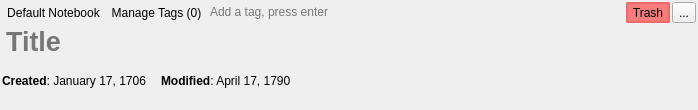
<?xml version="1.0" encoding="UTF-8"?>
<ui version="4.0">
 <class>EscribaAddonsWidget</class>
 <widget class="QWidget" name="EscribaAddonsWidget">
  <property name="geometry">
   <rect>
    <x>0</x>
    <y>0</y>
    <width>698</width>
    <height>110</height>
   </rect>
  </property>
  <property name="windowTitle">
   <string>Form</string>
  </property>
  <layout class="QVBoxLayout" name="verticalLayout">
   <property name="spacing">
    <number>2</number>
   </property>
   <property name="leftMargin">
    <number>2</number>
   </property>
   <property name="topMargin">
    <number>2</number>
   </property>
   <property name="rightMargin">
    <number>2</number>
   </property>
   <property name="bottomMargin">
    <number>2</number>
   </property>
   <item>
    <layout class="QHBoxLayout" name="horizontalLayout">
     <item>
      <widget class="QToolButton" name="f_noteNotebook">
       <property name="styleSheet">
        <string notr="true">QToolButton {
	border: 0;
}
QToolButton:hover {
	background: #ccc;
}</string>
       </property>
       <property name="text">
        <string>Default Notebook</string>
       </property>
      </widget>
     </item>
     <item>
      <widget class="QToolButton" name="f_noteTagsViewer">
       <property name="styleSheet">
        <string notr="true">QToolButton {
	border: 0;
}
QToolButton:hover {
	background: #ccc;
}</string>
       </property>
       <property name="text">
        <string>Manage Tags (0)</string>
       </property>
      </widget>
     </item>
     <item>
      <widget class="QLineEdit" name="f_noteTagsInput">
       <property name="styleSheet">
        <string notr="true">background: palette(Window);
border: 0;</string>
       </property>
       <property name="placeholderText">
        <string>Add a tag, press enter</string>
       </property>
      </widget>
     </item>
     <item>
      <widget class="QToolButton" name="f_noteTrash">
       <property name="styleSheet">
        <string notr="true">QToolButton {
	background: #f97c7c;
	border: 2px solid #ee6969;
	border-radius: 2px;
}

QToolButton:hover {
	background: #ee6969;
}</string>
       </property>
       <property name="text">
        <string>Trash</string>
       </property>
       <property name="icon">
        <iconset theme="trash-empty2">
         <normaloff>.</normaloff>.</iconset>
       </property>
      </widget>
     </item>
     <item>
      <widget class="QToolButton" name="f_noteMore">
       <property name="text">
        <string>...</string>
       </property>
      </widget>
     </item>
    </layout>
   </item>
   <item>
    <widget class="QLineEdit" name="f_noteTitle">
     <property name="font">
      <font>
       <pointsize>20</pointsize>
       <weight>75</weight>
       <bold>true</bold>
      </font>
     </property>
     <property name="styleSheet">
      <string notr="true">border: 0;
padding: 0;
background: palette(Window);
padding: 0 2px;</string>
     </property>
     <property name="placeholderText">
      <string>Title</string>
     </property>
    </widget>
   </item>
   <item>
    <layout class="QGridLayout" name="gridLayout">
     <property name="sizeConstraint">
      <enum>QLayout::SetDefaultConstraint</enum>
     </property>
     <property name="bottomMargin">
      <number>5</number>
     </property>
     <property name="horizontalSpacing">
      <number>15</number>
     </property>
     <item row="0" column="0">
      <widget class="QLabel" name="f_noteDateCreated">
       <property name="sizePolicy">
        <sizepolicy hsizetype="Fixed" vsizetype="Preferred">
         <horstretch>0</horstretch>
         <verstretch>0</verstretch>
        </sizepolicy>
       </property>
       <property name="maximumSize">
        <size>
         <width>16777215</width>
         <height>16777215</height>
        </size>
       </property>
       <property name="baseSize">
        <size>
         <width>0</width>
         <height>0</height>
        </size>
       </property>
       <property name="text">
        <string>&lt;html&gt;&lt;head/&gt;&lt;body&gt;&lt;p&gt;&lt;span style=&quot; font-weight:600;&quot;&gt;Created&lt;/span&gt;: January 17, 1706&lt;/p&gt;&lt;/body&gt;&lt;/html&gt;</string>
       </property>
      </widget>
     </item>
     <item row="0" column="1">
      <widget class="QLabel" name="f_noteDateModified">
       <property name="text">
        <string>&lt;html&gt;&lt;head/&gt;&lt;body&gt;&lt;p&gt;&lt;span style=&quot; font-weight:600;&quot;&gt;Modified&lt;/span&gt;: April 17, 1790&lt;/p&gt;&lt;/body&gt;&lt;/html&gt;</string>
       </property>
       <property name="margin">
        <number>0</number>
       </property>
      </widget>
     </item>
    </layout>
   </item>
  </layout>
 </widget>
 <resources/>
 <connections/>
</ui>
